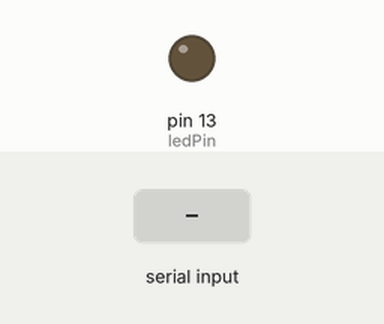
This sketch was run on a simulated Arduino Mega 2560, built with avr-gcc and run on an emulated ATmega2560. Shown: output pins drawn as LEDs (lit = HIGH). The test bench sets the inputs (shaded band).

Above: at 1.4 s.
1.5 s: "G\n" received over Serial
At 2.4 s:
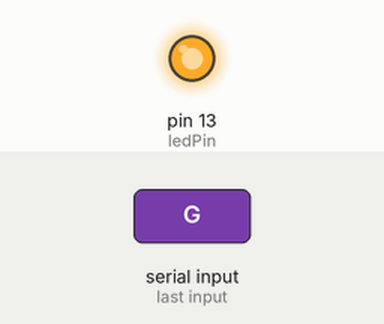
6.0 s: "S\n" received over Serial
At 7.0 s:
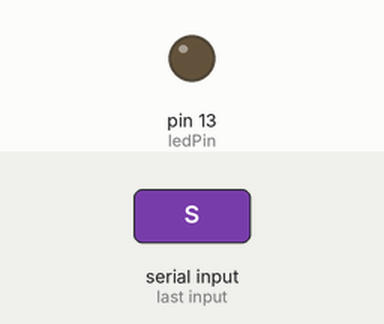
Timing chart, 0 to 8.5 s (numbered marks = the images above; inputs shaded):
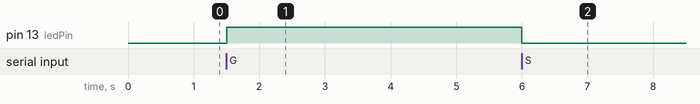

Measured:
- after the input at 1.5 s, pin 13 (ledPin): LOW → HIGH at once
- after the input at 6.0 s, pin 13 (ledPin): HIGH → LOW at once

The sketch:

Nano1.ino
```cpp
#include <Wire.h>
#include <Adafruit_ADS1X15.h>

Adafruit_ADS1115 ads; // Create an instance of the ADS1115

const int ledPin = 13; // Pin 13 is the onboard LED on many Arduino boards, remove


byte continu[] = {0x80, 0x06, 0x03, 0x77}; // Continuous measurement
byte laser_on[] = {0x80, 0x06, 0x05, 0x01, 0x74}; // Laser on
byte single[] = {0x80, 0x06, 0x02, 0x78}; // Single measurement
byte xfast[] = {0xFA, 0x04, 0x0A, 0x14, 0xE4}; // 20Hz
byte fast[] = {0xFA, 0x04, 0x0A, 0x0A, 0xEE}; // 10Hz
byte medium[] = {0xFA, 0x04, 0x0A, 0x05, 0xF3}; // 5Hz
byte slow[] = {0xFA, 0x04, 0x0A, 0x00, 0xF8}; // 1Hz

String inputString = ""; // String to store incoming bytes
const int MAX_BUFFER_SIZE = 32; // Maximum size of input buffer
byte inputBuffer[MAX_BUFFER_SIZE];
int bufferIndex = 0;

void setup()
{
  Serial.begin(19200);   // Serial communication with the computer
  Serial1.begin(9600);  // Serial1 for communication with the sensor
  ads.begin();
  ads.setGain(GAIN_TWOTHIRDS);
  delay(100); // Allow time for initialization
  pinMode(ledPin, OUTPUT); // Initialize the LED pin as an output
  Serial1.write(continu, sizeof(continu));
  delay(100);
  Serial1.end(); // End communication if needed
}

void loop()
{
  // Check if data is available from the sensor
  if (Serial1.available() > 0) {
    int result = ads.readADC_Differential_0_1();
    delay(20);
    while (Serial1.available()) {
      char incomingChar = Serial1.read();
      inputString += incomingChar; // Append incoming character to inputString
    }
    Serial.print(inputString);
    inputString = "";
    Serial.write('\r');
    Serial.print(result);
    Serial.write('\n');
  }

  // Check if data is available from the computer
  if (Serial.available() > 0) {
    char received = Serial.read();
    if (received == 'G') {
      Serial1.begin(9600); // Begin communication with the sensor
      digitalWrite(ledPin, HIGH);
    }
    else if (received == 'S') {
      Serial1.end(); // End communication with the sensor
      digitalWrite(ledPin, LOW);
    }
    else if (received == 'H') {
      Serial1.write(continu, sizeof(continu)); // Send continuous measurement command
    }
    else if (received == 'M') {
      Serial1.write(fast, sizeof(fast)); // Send fast measurement command
    }
    else if (received == 'L') {
      Serial1.write(medium, sizeof(medium)); // Send medium measurement command
    }
  }
}
```
